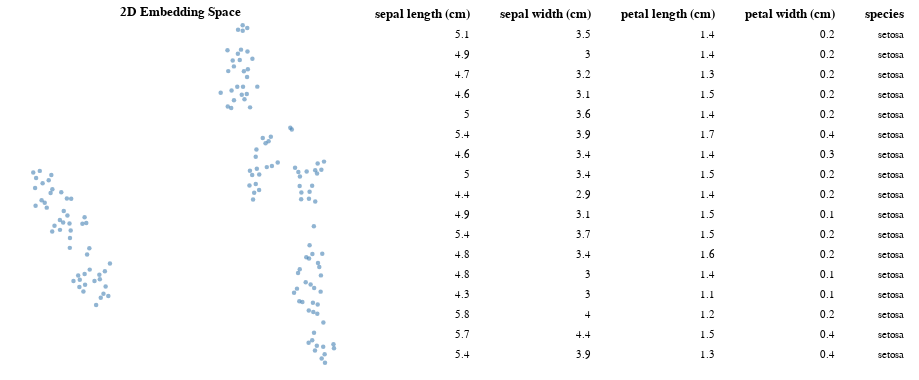

This figure's notebook cell:
### Code cell
huddles.embedding_exploration_plot(embeddings, full_dataset)

### Figure 1 — Vega-Lite specification as saved in the notebook (floating-point values rounded to 4 significant figures; data arrays with more than 128 entries replaced by an {"elided": "..."} marker saying what was removed)
{"config": {"view": {"continuousWidth": 300, "continuousHeight": 300, "strokeWidth": 0}, "axis": {"grid": false}}, "hconcat": [{"mark": {"type": "circle", "opacity": 0.6, "size": 20}, "encoding": {"color": {"condition": {"param": "param_2", "value": "steelblue"}, "value": "grey"}, "tooltip": [{"field": "sepal length (cm)", "type": "quantitative"}, {"field": "sepal width (cm)", "type": "quantitative"}, {"field": "petal length (cm)", "type": "quantitative"}, {"field": "petal width (cm)", "type": "quantitative"}, {"field": "species", "type": "nominal"}], "x": {"axis": null, "field": "x1", "scale": {"zero": false}, "type": "quantitative"}, "y": {"axis": null, "field": "x2", "scale": {"zero": false}, "type": "quantitative"}}, "height": 350, "name": "view_2", "title": "2D Embedding Space", "width": 350}, {"hconcat": [{"mark": {"type": "text", "align": "right"}, "encoding": {"text": {"field": "sepal length (cm)", "type": "quantitative"}, "y": {"axis": null, "field": "row_number", "type": "ordinal"}}, "title": {"text": "sepal length (cm)", "align": "right"}, "transform": [{"filter": {"param": "param_2"}}, {"window": [{"op": "row_number", "field": "", "as": "row_number"}]}, {"window": [{"op": "rank", "field": "row_number", "as": "rank"}]}, {"filter": "(datum.rank < 18)"}]}, {"mark": {"type": "text", "align": "right"}, "encoding": {"text": {"field": "sepal width (cm)", "type": "quantitative"}, "y": {"axis": null, "field": "row_number", "type": "ordinal"}}, "title": {"text": "sepal width (cm)", "align": "right"}, "transform": [{"filter": {"param": "param_2"}}, {"window": [{"op": "row_number", "field": "", "as": "row_number"}]}, {"window": [{"op": "rank", "field": "row_number", "as": "rank"}]}, {"filter": "(datum.rank < 18)"}]}, {"mark": {"type": "text", "align": "right"}, "encoding": {"text": {"field": "petal length (cm)", "type": "quantitative"}, "y": {"axis": null, "field": "row_number", "type": "ordinal"}}, "title": {"text": "petal length (cm)", "align": "right"}, "transform": [{"filter": {"param": "param_2"}}, {"window": [{"op": "row_number", "field": "", "as": "row_number"}]}, {"window": [{"op": "rank", "field": "row_number", "as": "rank"}]}, {"filter": "(datum.rank < 18)"}]}, {"mark": {"type": "text", "align": "right"}, "encoding": {"text": {"field": "petal width (cm)", "type": "quantitative"}, "y": {"axis": null, "field": "row_number", "type": "ordinal"}}, "title": {"text": "petal width (cm)", "align": "right"}, "transform": [{"filter": {"param": "param_2"}}, {"window": [{"op": "row_number", "field": "", "as": "row_number"}]}, {"window": [{"op": "rank", "field": "row_number", "as": "rank"}]}, {"filter": "(datum.rank < 18)"}]}, {"mark": {"type": "text", "align": "right"}, "encoding": {"text": {"field": "species", "type": "nominal"}, "y": {"axis": null, "field": "row_number", "type": "ordinal"}}, "title": {"text": "species", "align": "right"}, "transform": [{"filter": {"param": "param_2"}}, {"window": [{"op": "row_number", "field": "", "as": "row_number"}]}, {"window": [{"op": "rank", "field": "row_number", "as": "rank"}]}, {"filter": "(datum.rank < 18)"}]}]}], "data": {"name": "data-06c0b45633696afe84f3cf3cdeae403a"}, "params": [{"name": "param_2", "select": {"type": "interval"}, "views": ["view_2"]}], "$schema": "https://vega.github.io/schema/vega-lite/v5.16.3.json", "datasets": {"data-06c0b45633696afe84f3cf3cdeae403a": {"elided": "150 records"}}}
